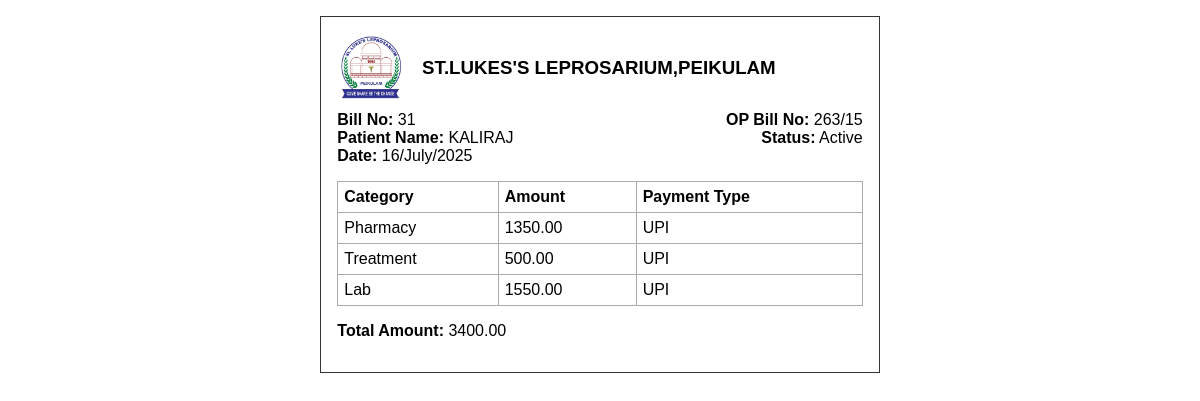
The app's page /bill/31 with its own data.
### app.py (models this page shows)
class HeaderEntry(db.Model):
    id = db.Column(db.Integer, primary_key=True)
    op_bill_no = db.Column(db.String(50), nullable=False)
    patient_name = db.Column(db.String(100), nullable=False)
    date = db.Column(db.Date, nullable=False)
    is_cancelled = db.Column(db.Boolean, default=False, nullable=False)
    created_at = db.Column(db.DateTime, default=lambda: datetime.now(IST), nullable=False)
    updated_at = db.Column(db.DateTime, default=lambda: datetime.now(IST), onupdate=lambda: datetime.now(IST), nullable=False)
    details = db.relationship('DetailsEntry', backref='header', lazy=True)

class DetailsEntry(db.Model):
    id = db.Column(db.Integer, primary_key=True)
    header_id = db.Column(db.Integer, db.ForeignKey('header_entry.id'), nullable=False)
    category_id = db.Column(db.Integer, db.ForeignKey('category.id'), nullable=False)
    amount = db.Column(db.Float, nullable=False)
    payment_type_id = db.Column(db.Integer, db.ForeignKey('payment_type.id'), nullable=False)
    category = db.relationship('Category', backref='details_entries')
    payment_type = db.relationship('PaymentType', backref='details_entries')

class Category(db.Model):
    id = db.Column(db.Integer, primary_key=True)
    name = db.Column(db.String(100), unique=True, nullable=False)

class PaymentType(db.Model):
    id = db.Column(db.Integer, primary_key=True)
    name = db.Column(db.String(100), unique=True, nullable=False)

### app.py (the view)
@app.route('/bill/<int:header_id>')
def print_bill(header_id):
    header = HeaderEntry.query.get_or_404(header_id)
    details = DetailsEntry.query.filter_by(header_id=header.id).all()
    return render_template('print_bill.html', header=header, details=details)

### app.py (called while the page is built, shortened)
@app.context_processor
def inject_usertype():
    return dict(session=session)

@app.before_request
def daily_backup():
    if not os.path.exists(BACKUP_DIR):
        os.makedirs(BACKUP_DIR)
    today = datetime.now().strftime('%Y-%m-%d')
    last_backup = None
    if os.path.exists(LAST_BACKUP_FILE):
        with open(LAST_BACKUP_FILE, 'r') as f:
            last_backup = f.read().strip()

### templates/print_bill.html (shortened to what this page needs)
<!DOCTYPE html>
<html>
<head>
</head>
<body>
    <div class="bill">
        <div style="display: flex; align-items: center; justify-content: flex-start; margin-bottom: 8px;">
            <img src="/static/logo.jpg" alt="Logo" style="height:70px; width:auto; margin-right:18px; display:block;">
            <div style="flex:1;">
                <h3 style="margin:0;">ST.LUKES'S LEPROSARIUM,PEIKULAM</h3>
            </div>
        </div>
        <div style="display: flex; justify-content: space-between; align-items: flex-start; margin-bottom: 8px;">
            <div>
                <strong>Bill No:</strong> {{ header.id }}<br>
                <strong>Patient Name:</strong> {{ header.patient_name }}<br>
                <strong>Date:</strong> {{ header.date.strftime('%d/%B/%Y') }}<br>
            </div>
            <div style="text-align: right; min-width: 140px;">
                <strong>OP Bill No:</strong> {{ header.op_bill_no }}<br>
                <strong>Status:</strong> {% if header.is_cancelled %}<span style="color:red;">Cancelled</span>{% else %}Active{% endif %}<br>
            </div>
        </div>
        <table>
            <tr>
                <th>Category</th>
                <th>Amount</th>
                <th>Payment Type</th>
            </tr>
            {% for d in details %}
            <tr>
                <td>{{ d.category.name }}</td>
                <td>{{ "%.2f"|format(d.amount) }}</td>
                <td>{{ d.payment_type.name }}</td>
            </tr>
            {% endfor %}
        </table>
        <p><strong>Total Amount:</strong> {{ "%.2f"|format(details|sum(attribute='amount')) }}</p>
    </div>
</body>
</html>

### templates/print_bill.html (style rules this page uses)
body { font-family: Arial, sans-serif; width: 148mm; margin: 0 auto; }
.bill { border: 1px solid #333; padding: 16px; margin-top: 16px; }
table { width: 100%; border-collapse: collapse; margin-top: 1em; }
th, td { border: 1px solid #aaa; padding: 6px; text-align: left; }

### records on screen
HeaderEntry: id "31", patient_name "KALIRAJ", date "16/July/2025", op_bill_no "263/15"
DetailsEntry: category.name "Pharmacy", amount "1350.00", payment_type.name "UPI"
DetailsEntry: category.name "Treatment", amount "500.00", payment_type.name "UPI"
DetailsEntry: category.name "Lab", amount "1550.00", payment_type.name "UPI"

### other values on screen
{{ "%.2f"|format(details|sum(attribute='amount')) }} "3400.00"
